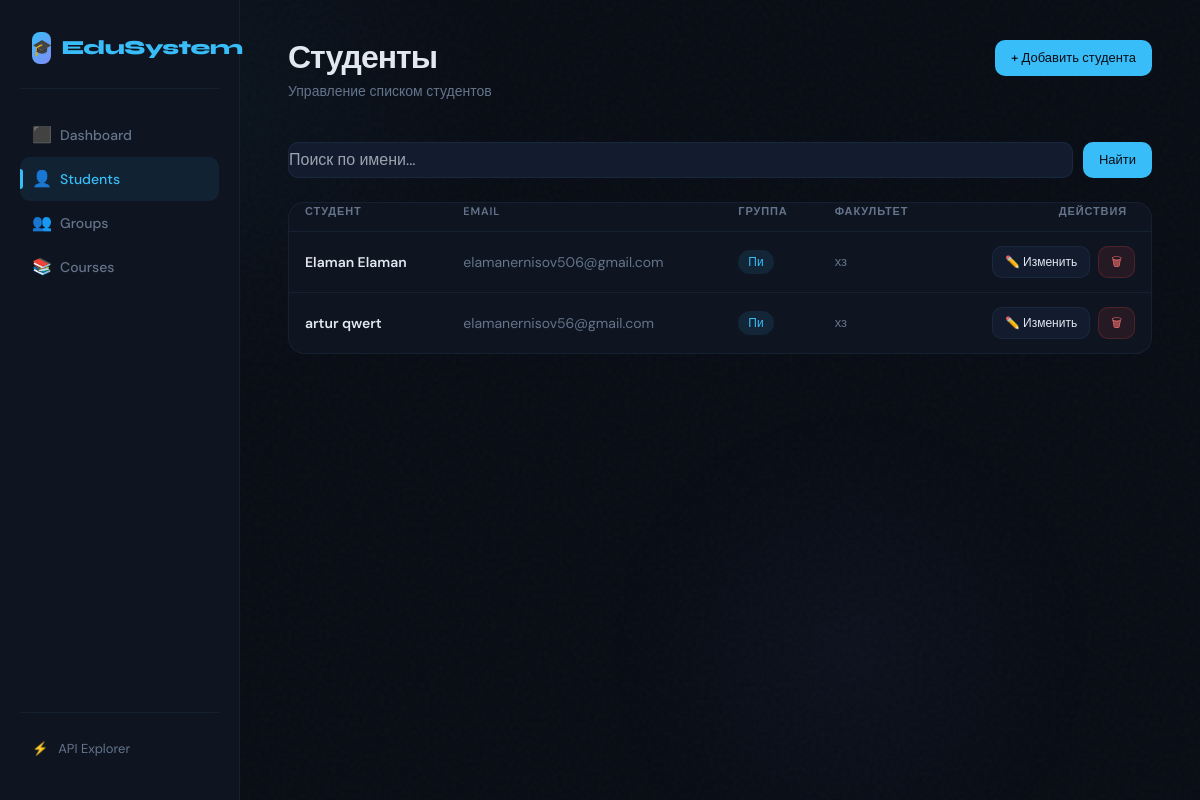
The app's page /students/, older data.
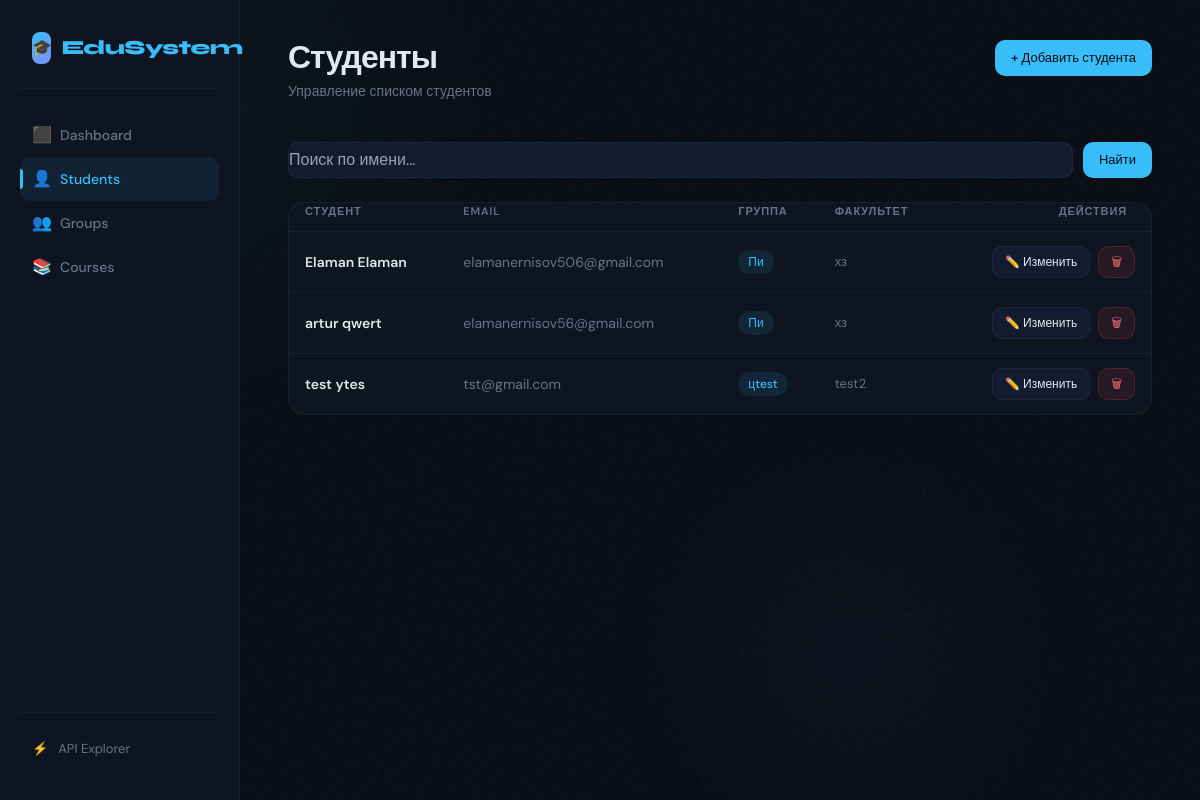
The same page, newer data.
### students/models.py (models this page shows, shortened)
class Student(models.Model):
    first_name = models.CharField(max_length=50)
    last_name = models.CharField(max_length=50)
    birth_date = models.DateField()
    email = models.EmailField(unique=True)
    group = models.ForeignKey(
        Group,
        on_delete=models.CASCADE,
        related_name='students'
    )
    class Meta:
        ordering = ['last_name', 'first_name']
        verbose_name = 'Student'
        verbose_name_plural = 'Students'

### groups/models.py (models this page shows, shortened)
class Group(models.Model):
    name = models.CharField(max_length=50)
    faculty = models.CharField(max_length=100)
    created_at = models.DateTimeField(auto_now_add=True)
    class Meta:
        ordering = ['faculty', 'name']
        verbose_name = 'Group'
        verbose_name_plural = 'Groups'

### students/views.py (the view)
# urls.py: path('', views.student_list, name='student_list'),
def student_list(request):
    query = request.GET.get('q')
    group_id = request.GET.get('group')
    students = Student.objects.select_related('group').all()
    if query:
        students = students.filter(first_name__icontains=query)
    if group_id:
        students = students.filter(group_id=group_id)
    paginator = Paginator(students, 5)
    page_number = request.GET.get('page')
    page_obj = paginator.get_page(page_number)
    return render(request, 'students/student_list.html', {
        'page_obj': page_obj,
        'students': page_obj,
    })

### students/templates/students/student_list.html (shortened to what this page needs)
{% extends "base.html" %}
{% block content %}
<div class="page-header" style="display:flex;justify-content:space-between;align-items:flex-start;">
    <div>
        <h1>Студенты</h1>
        <p>Управление списком студентов</p>
    </div>
    <a href="{% url 'student_create' %}" class="btn btn-primary">
        + Добавить студента
    </a>
</div>
<form method="get" style="margin-bottom:24px;animation:fadeUp 0.5s ease 0.1s both;">
    <div style="display:flex;gap:10px;">
        <input name="q" value="{{ request.GET.q }}" placeholder="Поиск по имени..." style="flex:1;">
        <button type="submit" class="btn btn-primary">Найти</button>
    </div>
</form>
<div class="card" style="padding:0;overflow:hidden;animation:fadeUp 0.5s ease 0.15s both;">
    <table>
        <thead>
            <tr>
                <th>Студент</th>
                <th>Email</th>
                <th>Группа</th>
                <th>Факультет</th>
                <th style="text-align:right;padding-right:24px;">Действия</th>
            </tr>
        </thead>
        <tbody>
            {% for student in students %}
            <tr>
                <td>
                    <a href="{% url 'student_detail' student.id %}" style="font-weight:600;color:var(--text);text-decoration:none;" onmouseover="this.style.color='var(--accent)'" onmouseout="this.style.color='var(--text)'">
                        {{ student.first_name }} {{ student.last_name }}
                    </a>
                </td>
                <td style="color:var(--muted);">{{ student.email }}</td>
                <td><span class="badge badge-blue">{{ student.group.name }}</span></td>
                <td style="color:var(--muted);font-size:13px;">{{ student.group.faculty }}</td>
                <td style="text-align:right;">
                    <div style="display:flex;gap:8px;justify-content:flex-end;">
                        <a href="{% url 'student_update' student.id %}" class="btn btn-ghost" style="padding:6px 12px;font-size:12px;">✏️ Изменить</a>
                        <a href="{% url 'student_delete' student.id %}" class="btn btn-danger" style="padding:6px 12px;font-size:12px;">🗑</a>
                    </div>
                </td>
            </tr>
            {% endfor %}
        </tbody>
    </table>
</div>
{% endblock %}

Row changes from the older to the newer data that the page shows:
added Student: first_name "test", last_name "ytes", email "tst@gmail.com", group.name "цtest", group.faculty "test2"
